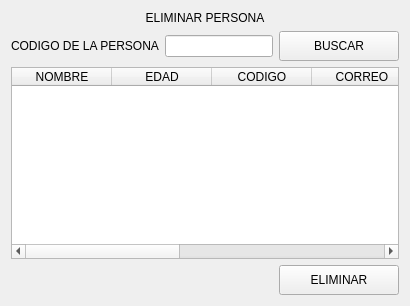
            <widget class="QWidget" name="page_eliminar">
             <layout class="QVBoxLayout" name="verticalLayout_13">
              <item>
               <widget class="QLabel" name="label_23">
                <property name="text">
                 <string>ELIMINAR PERSONA</string>
                </property>
                <property name="alignment">
                 <set>Qt::AlignCenter</set>
                </property>
               </widget>
              </item>
              <item>
               <layout class="QHBoxLayout" name="horizontalLayout_10">
                <item>
                 <widget class="QLabel" name="label_24codigoeliminar">
                  <property name="text">
                   <string>CODIGO DE LA PERSONA</string>
                  </property>
                 </widget>
                </item>
                <item>
                 <widget class="QLineEdit" name="lineEdit_17ingresarcodigoeliminar"/>
                </item>
                <item>
                 <widget class="QPushButton" name="pushButton_buscareliminar">
                  <property name="minimumSize">
                   <size>
                    <width>120</width>
                    <height>30</height>
                   </size>
                  </property>
                  <property name="text">
                   <string>BUSCAR</string>
                  </property>
                 </widget>
                </item>
               </layout>
              </item>
              <item>
               <widget class="QTableWidget" name="tableelimnarpersona">
                <column>
                 <property name="text">
                  <string>NOMBRE</string>
                 </property>
                </column>
                <column>
                 <property name="text">
                  <string>EDAD</string>
                 </property>
                </column>
                <column>
                 <property name="text">
                  <string>CODIGO</string>
                 </property>
                </column>
                <column>
                 <property name="text">
                  <string>CORREO</string>
                 </property>
                </column>
                <column>
                 <property name="text">
                  <string>TELEFONO</string>
                 </property>
                </column>
                <column>
                 <property name="text">
                  <string>GENERO</string>
                 </property>
                </column>
                <column>
                 <property name="text">
                  <string>NACIMIENTO</string>
                 </property>
                </column>
               </widget>
              </item>
              <item>
               <layout class="QHBoxLayout" name="horizontalLayout_11">
                <item>
                 <widget class="QLabel" name="label_eliminarverificacion">
                  <property name="minimumSize">
                   <size>
                    <width>200</width>
                    <height>30</height>
                   </size>
                  </property>
                  <property name="text">
                   <string/>
                  </property>
                 </widget>
                </item>
                <item>
                 <spacer name="horizontalSpacer_7">
                  <property name="orientation">
                   <enum>Qt::Horizontal</enum>
                  </property>
                  <property name="sizeHint" stdset="0">
                   <size>
                    <width>40</width>
                    <height>20</height>
                   </size>
                  </property>
                 </spacer>
                </item>
                <item>
                 <widget class="QPushButton" name="pushButton_botonelimnar">
                  <property name="minimumSize">
                   <size>
                    <width>120</width>
                    <height>30</height>
                   </size>
                  </property>
                  <property name="text">
                   <string>ELIMINAR</string>
                  </property>
                 </widget>
                </item>
               </layout>
              </item>
             </layout>
            </widget>
